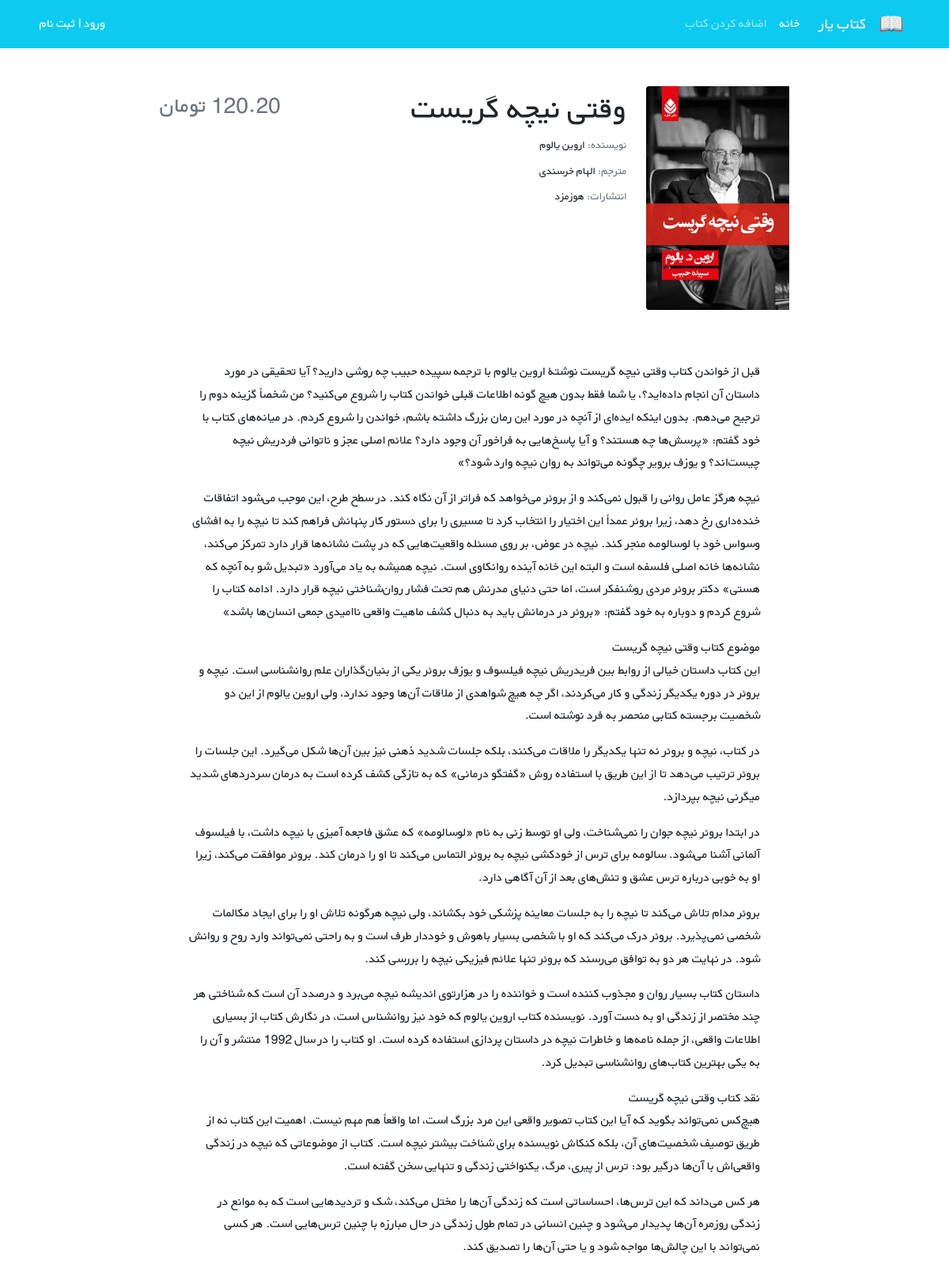
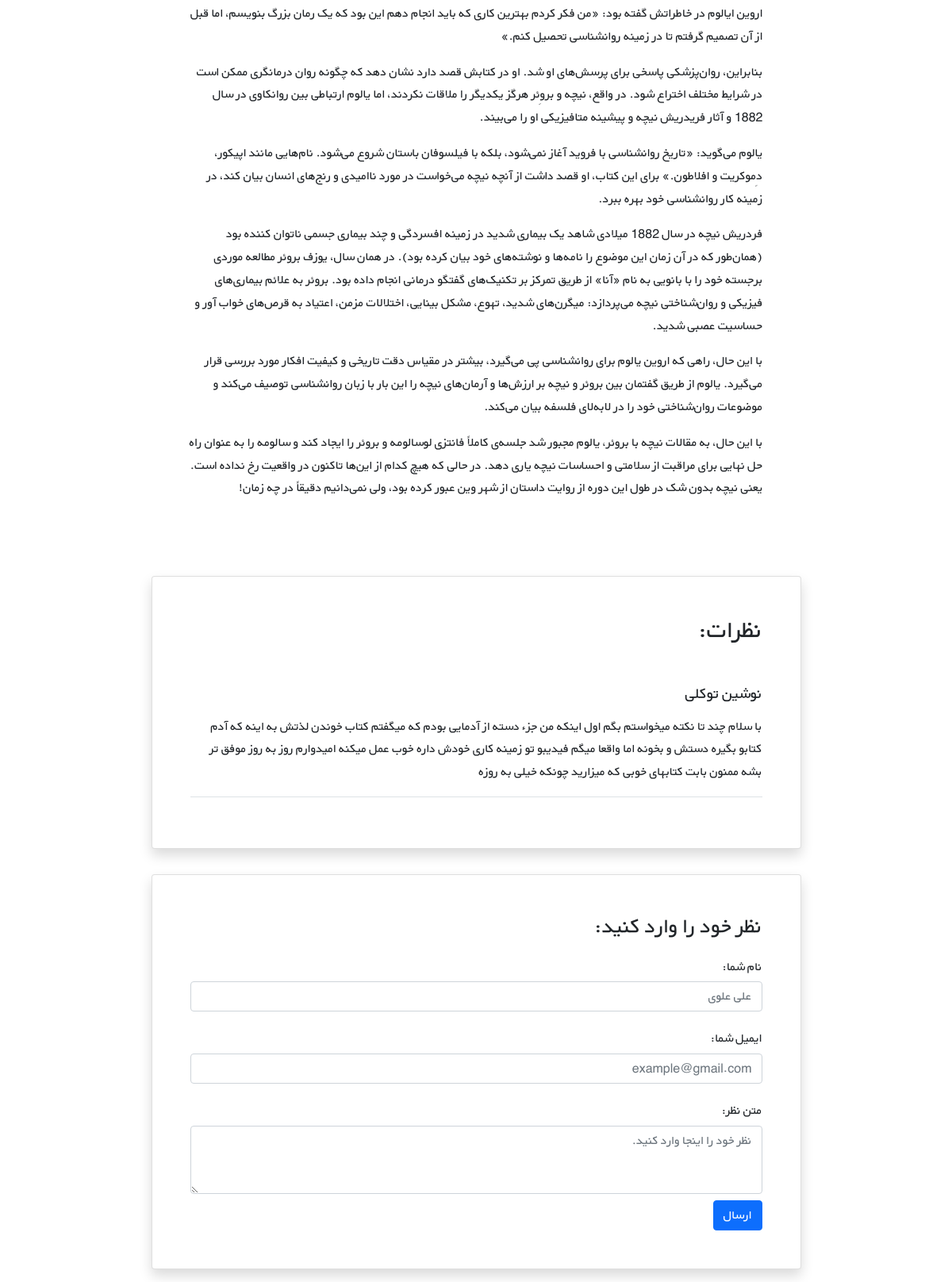
/books/9/, run on the app's committed database (2 pictures, top to bottom).
### books/models.py (models this page shows, shortened)
class Book(models.Model):
    title = models.CharField(max_length=200)
    author = models.CharField(max_length=200)
    description = models.TextField()
    price = models.DecimalField(max_digits=6, decimal_places=2)
    cover = models.ImageField(upload_to='book_covers', blank=True)

### books/views.py (the view)
# urls.py: path('<int:pk>/', views.BookDetailView.as_view(), name = 'book_detail'),
class BookDetailView(generic.DetailView):
    model = Book
    template_name = 'books/book_detail.html'

### books/templates/books/book_detail.html (shortened to what this page needs)
{% extends '_base.html'%}
{% block content %}
<div class="container mt-5" dir="rtl">
        <div class="">
            <div class="">
                <div class="d-flex justify-content-center">
                    <div class="row w-sm-75 w-100">
                        <div class="col-xs-12 col-md-3 d-flex justify-content-center">
                            <div>
                                {% if book.cover %}
                                <img src="{{book.cover.url}}" class="img-fluid rounded-start" alt="...">
                                {% endif %}
                            </div>
                        </div>
                        <div class="col-xs-12 col-md-6 text-center text-md-end mt-md-1 mt-4">
                            <h1>{{book.title}}</h1>
                            <h5 class="small my-1"><span class="text-muted">نویسنده: </span>{{book.author}} </h5>
                            <h5 class="small my-1"><span class="text-muted">مترجم: </span>الهام خرسندی</h5>
                            <h5 class="small my-1"><span class="text-muted">انتشارات: </span>هوزمزد</h5>
                        </div>
                        <div class="col-xs-12 col-md-3 d-flex flex-column">
                            <h3 class="align-self-center pt-2 text-muted align-self-md-end">
                                {{book.price}} تومان
                            </h3>
                        </div>
                    </div>
                </div>
                <div class="d-flex justify-content-center">
                    <div class="my-3 p-5 w-sm-75 w-100">
                        {{book.description|linebreaks}}
                    </div>
                </div>
                <div class="d-flex justify-content-center">
                        <div class="card shadow my-3 p-5 w-sm-75 w-100">
                            <h2 class="mb-5">نظرات:</h2>
                            <div class="border-bottom mb-3">
                                <h5 class="mb-3">نوشین توکلی</h5>
                                <p>با سلام چند تا نکته میخواستم بگم اول اینکه من جزء دسته از آدمایی بودم که میگفتم کتاب خوندن لذتش
                                    به اینه که آدم کتابو بگیره دستش و بخونه اما واقعا میگم فیدیبو تو زمینه کاری خودش داره خوب عمل
                                    میکنه امیدوارم روز به روز موفق تر بشه ممنون بابت کتابهای خوبی که میزارید چونکه خیلی به روزه</p>
                            </div>
                        </div>
                    </div>
                    <div class="d-flex justify-content-center">
                        <div class="card shadow my-3 p-5 w-sm-75 w-100">
                            <h3>نظر خود را وارد کنید:</h3>
                            <form method="POST">
                                <div class="form-group py-2">
                                    <label class="py-1" for="author_name">نام شما:</label>
                                    <input type="text" class="form-control" placeholder="علی علوی" name="author_name">
                                </div>
                                <div class="form-group py-2">
                                    <label class="py-1" for="email">ایمیل شما:</label>
                                    <input type="email" class="form-control" placeholder="example@gmail.com" name="email">
                                </div>
                                <div class="form-group py-2">
                                    <label class="py-1" for="comment_text">متن نظر:</label>
                                    <textarea class="form-control" name="text" rows="3"
                                              placeholder="نظر خود را اینجا وارد کنید."></textarea>
                                </div>
                                <button type="submit" class="btn btn-primary">ارسال</button>
                            </form>
                        </div>
                    </div>
                </div>
            </div>
        </div>
{% endblock content %}

### static/css/style.css (style rules this page uses)
* { font-family: 'BYekan', sans-serif; line-height: 1.8rem; }
@media (min-width: 576px) { .w-sm-75 { width: 75%!important; } }

### data on the page
Book: cover (picture), title "وقتی نیچه گریست", author "اروین یالوم", description "قبل از خواندن کتاب وقتی نیچه گریست نوشتهُ اروین یالوم با ترجمه سپیده حبیب چه روشی دارید؟ آیا تحقیقی در مورد داستان آن انجام داده‌اید؟، یا شما فقط بدون هیچ گونه اطلاعات قبلی خواندن کتاب را شروع می‌کنید؟ من شخصاً گزینه دوم را ترجیح می‌دهم. بدون اینکه ایده‌ای از آنچه در مورد این رمان بزرگ داشته باشم، خواندن را شروع کردم. در میانه‌های کتاب با خود گفتم: «پرسش‌ها چه هستند؟ و آیا پاسخ‌هایی به فراخور آن وجود دارد؟ علائم اصلی عجز و ناتوانی فردریش نیچه چیست‌اند؟ و یوزف برویر چگونه می‌تواند به روان نیچه وارد شود؟» نیچه هرگز عامل روانی را قبول نمی‌کند و از بروئر می‌خواهد که فراتر از آن نگاه کند. در سطح طرح، این موجب می‌شود اتفاقات خنده‌داری رخ دهد، زیرا بروئر عمداً این اختیار را انتخاب کرد تا مسیری را…"
